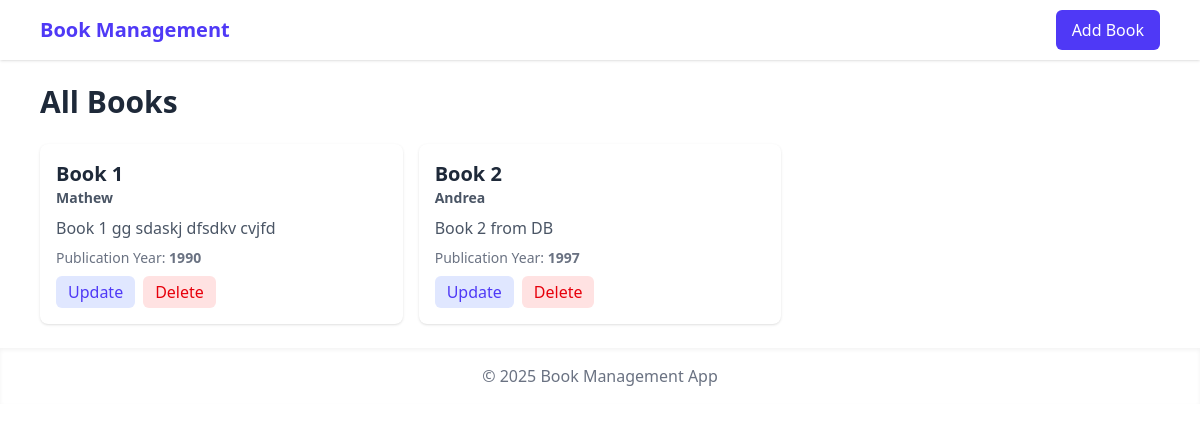
/, run on an earlier commit of the app's database.
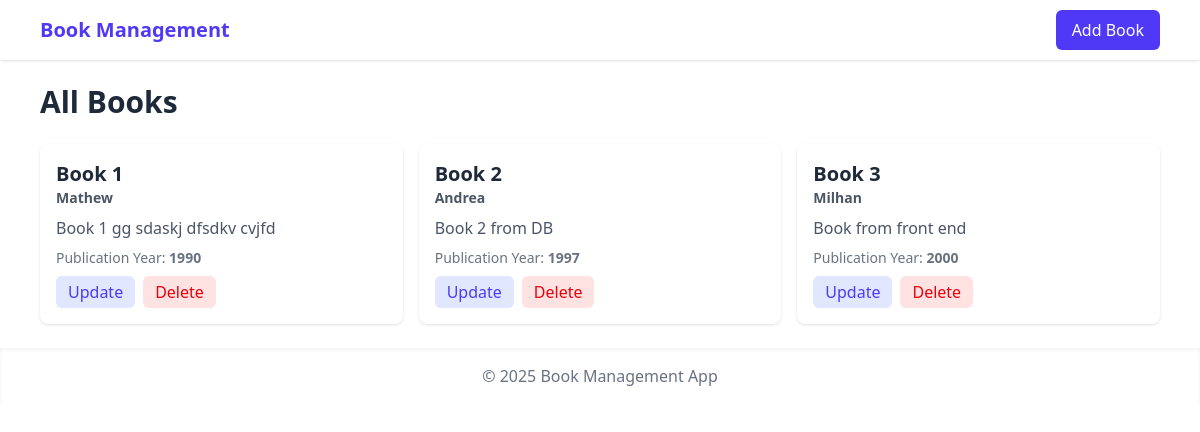
And on a later commit of the database.
### books/models.py (models this page shows, shortened)
class Books(models.Model):
    title = models.CharField(max_length=100)
    author = models.CharField(max_length=100)
    description = models.TextField()
    publication_year = models.IntegerField()

### books/views.py (the view)
# urls.py: 2. Add a URL to urlpatterns:  path('', views.home, name='home')
def home(request):
    book_list = Books.objects.all()
    return render(request, 'index.html', {'books': book_list})

### books/templates/index.html (shortened to what this page needs)
{% extends 'base.html' %}
{% block content %}
<div class="mb-6">
    <h1 class="text-3xl font-bold text-gray-800">All Books</h1>
</div>
{% if books|length > 0 %}
<div class="grid grid-cols-1 md:grid-cols-2 lg:grid-cols-3 gap-4">
    {% for book in books %}
    <div class="bg-white rounded-lg shadow p-4">
        <h2 class="text-xl font-semibold text-gray-800">
            {{ book.title }}
        </h2>
        <p class="text-gray-600 text-sm font-semibold mb-2">
            {{ book.author }}
        </p>
        <p class="text-gray-600 mb-2">
            {{ book.description }}
        </p>
        <div class="text-sm text-gray-500 mb-2">
            Publication Year: <span class="font-semibold">{{ book.publication_year }}</span>
        </div>
        <div class="flex space-x-2">
            <a href="{% url 'update_book' book.id %}" class="px-3 py-1 bg-indigo-100 text-indigo-600 rounded-md">
                Update
            </a>
            <a href="{% url 'delete_book' book.id %}" class="px-3 py-1 bg-red-100 text-red-600 rounded-md">Delete</a>
        </div>
    </div>
    {% endfor %}
</div>
{% else %}
<p class="text-center text-red-600 font-semibold text-lg">No Books Found!!</p>
{% endif %}
{% endblock %}

### books/templates/base.html (shortened to what this page needs)
<!DOCTYPE html>
<html lang="en">
<head>
    <script src="https://unpkg.com/@tailwindcss/browser@4"></script>
</head>
<body>
    <header>
        <nav class="bg-white shadow-sm">
            <div class="max-w-6xl mx-auto px-4">
                <div class="flex justify-between">
                    <div class="flex space-x-4 py-4">
                        <a href="{% url 'book_list' %}" class="font-bold text-xl text-indigo-600">Book Management</a>
                    </div>
                    <div class="flex items-center space-x-1">
                        <a href="{% url 'create_book' %}" class="py-2 px-4 bg-indigo-600 text-white rounded-md">
                            Add Book
                        </a>
                    </div>
                </div>
            </div>
        </nav>
    </header>
    <main class="max-w-6xl mx-auto py-6 px-4 flex-grow">
        {% block content %}
        {% endblock %}
    </main>
    <footer class="bg-white shadow-inner py-4 mt-auto">
        <div class="max-w-6xl mx-auto px-4">
            <p class="text-center text-gray-500">© 2025 Book Management App</p>
        </div>
    </footer>
</body>
</html>

What changed in the data, as far as the page shows it:
added Books: title "Book 3", author "Milhan", description "Book from front end", publication_year "2000"
